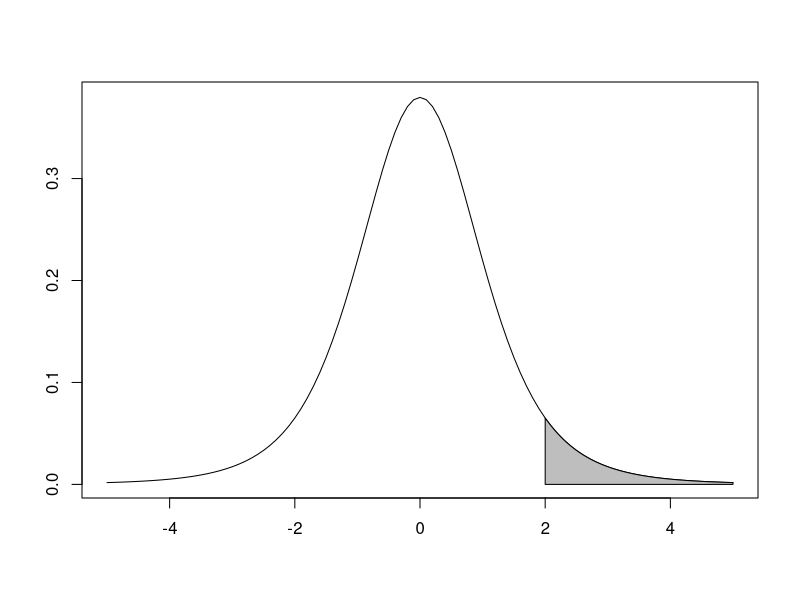
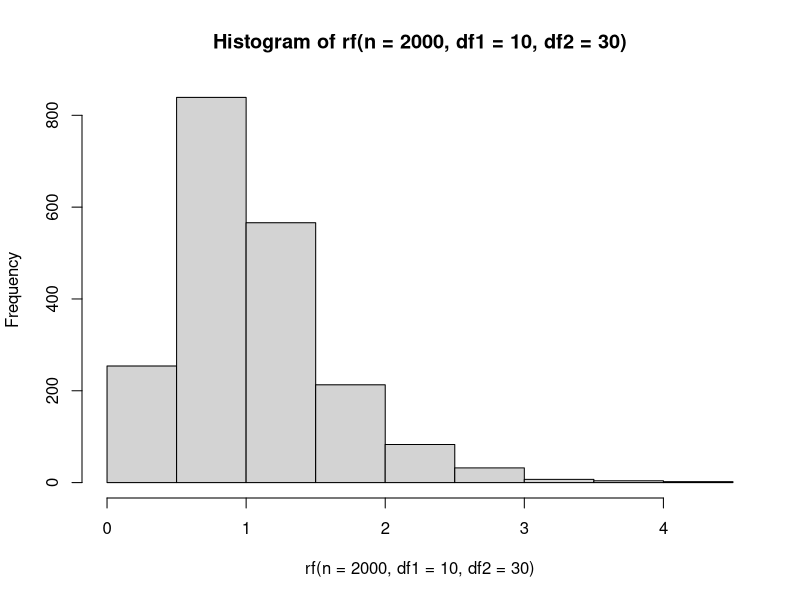

The R source for these figures, in order: (Note: this script raises an error after producing the figures.)
# 環境の初期化 ----------------------------------------------------------

rm(list = ls())

## 練習問題1 -------------------------------------------------------------------------------------------
# 　図示すると以下の灰色の領域
# 注意：t分布に従う確率変数の上限は∞で、可視化できないため、T = 5をt分布の右端としている

nu <- 5
curve(dt(x, df = nu), xlim = c(-5, 5), xlab = "", ylab = "")
fill_x <- seq(from = 2, to = 5, length = 100)
polygon(
  x = c(2, fill_x, 5),
  y = c(0, dt(fill_x, df = nu), 0),
  col = "grey"
)

# 累積確率を`pt()`を用いて求め、1から引けばよい
1 - pt(q = 2, df = 5)


## 練習問題2 -------------------------------------------------------------------------------------------
# F分布に従う乱数を生成する関数は`rf()`

rf(n = 2000, df1 = 10, df2 = 30) |> hist()

## 練習問題3 -------------------------------------------------------------------------------------------

# コードはここから
library(MASS)

pcor3 <- function(x, y, covariate) { # 偏相関係数を求めるための自作関数（p114-115）
  # 偏相関係数の計算における分子
  pcor_top <- cor(x, y) - (cor(x, covariate) * cor(y, covariate))
  # 偏相関係数の計算における分母
  pcor_bottom <- sqrt(1 - cor(x, covariate)^2) * sqrt(1 - (cor(y, covariate)^2))
  return(pcor_top / pcor_bottom) # 偏相関係数
}

mu_vec <- c(50, 160, 15) # それぞれ数学・身長・年齢の母平均
sigma_vec <- c(10, 15, 2) # それぞれ数学・身長・年齢の母標準偏差
rho_age_math <- seq(from = 0, to = 0.9, by = 0.3) # 年齢（共変量）と数学の母相関係数

set.seed(123)
for (i in 1:length(rho_age_math)) {
  rho_matrix <- matrix(
    c(
      1, 0.4, rho_age_math[i],
      0.4, 1, 0.8,
      rho_age_math[i], 0.8, 1
    ),
    nrow = length(sigma_vec)
  )
  dat <- MASS::mvrnorm(
    n = 2000,
    mu = mu_vec,
    Sigma = diag(sigma_vec) %*% rho_matrix %*% diag(sigma_vec)
  )
  print(
    paste(
      "年齢(共変量)と数学のρ = ",
      rho_age_math[i],
      ", 数学と身長の偏相関係数 = ",
      round(pcor3(dat[, 1], dat[, 2], dat[, 3]), 4)
    ) # paste()は、複数の引数を文字列に変換したうえで結合する関数
  )
}

# ここまで
# rho_age_math = 0.9のときに「'Sigma' is not positive definite」というエラーメッセージが表示されたと思います。
# このメッセージの意味は次のリンク先の解説に詳しいです。
# https://arca821.hatenablog.com/entry/2015/12/20/132528
